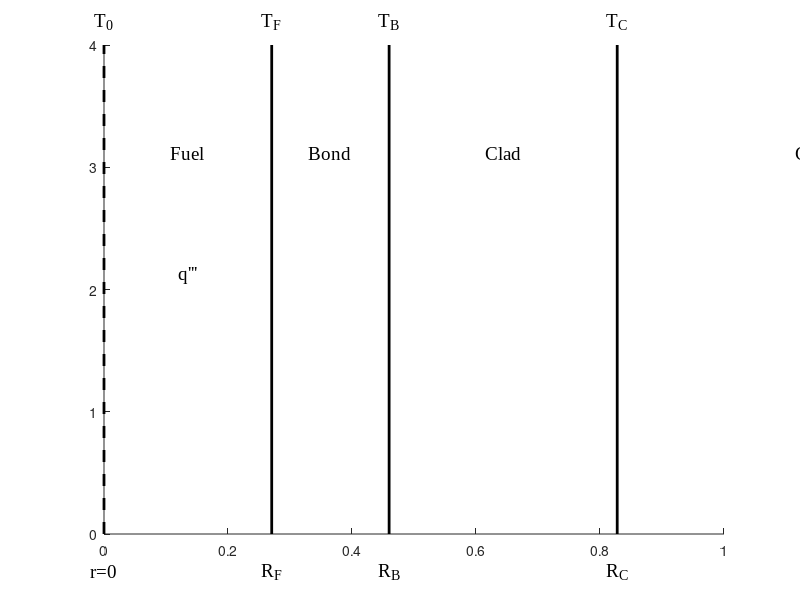

The MATLAB source for this figure: (Note: this script raises an error after producing the figure.)
clear

close all

LW = 2;
FS = 14;
FN = 'Times New Roman';
rfuel = 0.270510;
rbond = rfuel*(1.7);
rclad = rbond*(1.8);


lo = 0;
hi = 4;
txt_lo = lo - .3;
txt_hi = hi * (1.05);
txt_md = 0.8*(txt_lo+txt_hi);

xmax = 1.5;

figure
hold on
plot([0,0],[lo,hi],'k--','LineWidth',LW)
plot([rfuel,rfuel],[lo,hi],'k','LineWidth',LW)
plot([rbond,rbond],[lo,hi],'k','LineWidth',LW)
plot([rclad,rclad],[lo,hi],'k','LineWidth',LW)

text(0,txt_hi,'T_0','FontSize',FS,'FontName',FN,'HorizontalAlignment','center')
text(rfuel,txt_hi,'T_F','FontSize',FS,'FontName',FN,'HorizontalAlignment','center')
text(rbond,txt_hi,'T_B','FontSize',FS,'FontName',FN,'HorizontalAlignment','center')
text(rclad,txt_hi,'T_C','FontSize',FS,'FontName',FN,'HorizontalAlignment','center')
text(0.5*(rclad+xmax),txt_hi,'T_{\infty}','FontSize',FS,'FontName',FN,'HorizontalAlignment','center')

text(0,txt_lo,'r=0','FontSize',FS,'FontName',FN,'HorizontalAlignment','center')
text(rfuel,txt_lo,'R_F','FontSize',FS,'FontName',FN,'HorizontalAlignment','center')
text(rbond,txt_lo,'R_B','FontSize',FS,'FontName',FN,'HorizontalAlignment','center')
text(rclad,txt_lo,'R_C','FontSize',FS,'FontName',FN,'HorizontalAlignment','center')

text(0.5*rfuel,txt_md,'Fuel','FontSize',FS,'FontName',FN,'HorizontalAlignment','center')
text(0.5*(rfuel+rbond),txt_md,'Bond','FontSize',FS,'FontName',FN,'HorizontalAlignment','center')
text(0.5*(rbond+rclad),txt_md,'Clad','FontSize',FS,'FontName',FN,'HorizontalAlignment','center')
text(0.5*(rclad+xmax),txt_md,'Coolant','FontSize',FS,'FontName',FN,'HorizontalAlignment','center')

text(0.5*rfuel,txt_md-1,"q'''",'FontSize',FS,'FontName',FN,'HorizontalAlignment','center')

% coolant arrrows
% pbaspect([1 1 1])
axis(axis)
arrow([rclad+0.2,lo*1.2],[rclad+0.2,hi*.5]);
arrow([rclad+0.3,lo*1.2+0.6],[rclad+0.3,hi*.5+0.6]);
arrow([rclad+0.4,lo*1.2],[rclad+0.4,hi*.5]);

hold off
xlim([-0.1,xmax])
ylim([lo-0.5,hi*1.1])
set(gca,'Visible','off')
% set(gca,'FontName','Times New Roman','FontSize',12);
print('../figs/radial_model.eps','-depsc2');
close(gcf)






